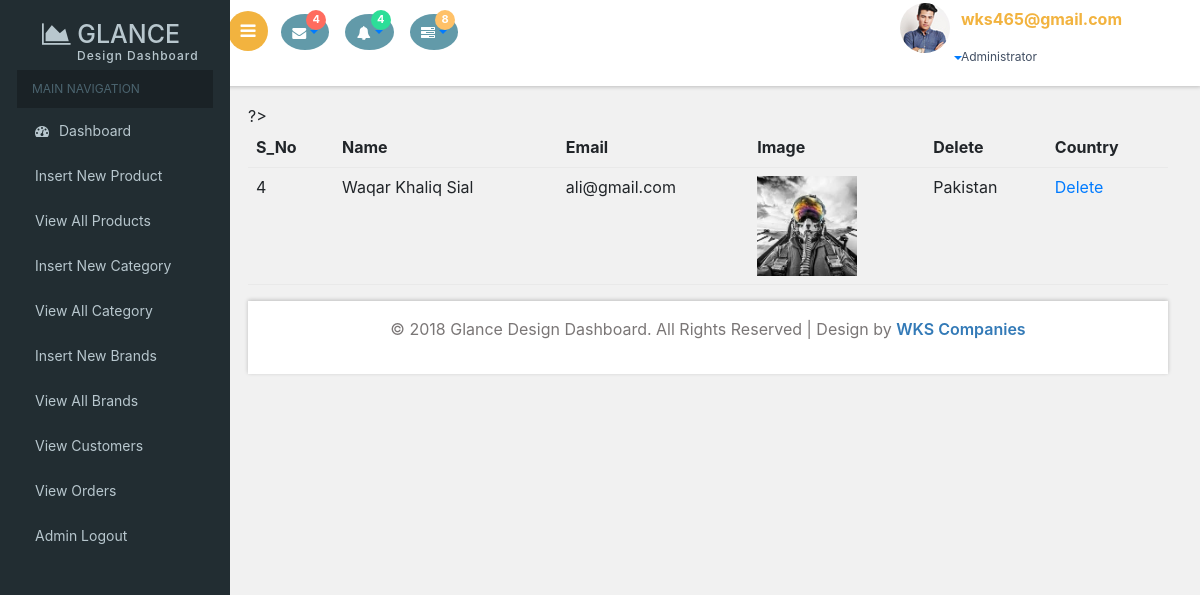
Screenshot of /Admin_area/index.php?view_customer (signed in) with the database file from the repository.
### tables this page shows
CREATE TABLE `customers` (
  `customer_id` int(10) NOT NULL,
  `customer_name` varchar(100) NOT NULL,
  `customer_email` varchar(100) NOT NULL,
  `customer_pass` varchar(100) NOT NULL,
  `customer_country` text NOT NULL,
  `customer_city` text NOT NULL,
  `customer_contact` int(20) NOT NULL,
  `customer_address` text NOT NULL,
  `cutomer_image` text NOT NULL,
  `customer_ip` varchar(100) NOT NULL
);

### Admin_area/view_customer.php (the view, shortened to what this page needs)
<!DOCTYPE html>
<html>
<head>
	<link rel="stylesheet" type="text/css" href="css/bootstrap.min.css">
</head>
<body>
<br>
<table class="table table-striped">
    <thead>
      <tr>
        <th>S_No </th>
        <th>Name</th>
        <th>Email</th>
        <th>Image </th>
        <th>Delete</th>
        <th>Country</th>
      </tr>
      <?php
      include("includes/db.php");
      $get_pro="select * from customers";
      $run=mysqli_query($con,$get_pro);
      while ($row=mysqli_fetch_array($run))
      {
      	$c_id=$row['customer_id'];
      	$c_name=$row['customer_name'];
      	$c_email=$row['customer_email'];
      	$c_image=$row['cutomer_image'];
       $c_country=$row['customer_country'];
      	 ?>
      <tr>
      	<td><?php echo $c_id; ?></td>
      	<td><?php echo $c_name; ?></td>
        <td><?php echo $c_email; ?></td>
      	<td><?php echo "<img src='../Customer/customer_photos/$c_image' width='100' height='100'>"; ?></td>
      	<td><?php echo $c_country; ?></td>
      	<td><a href="delete_customer.php?delete_customer=<?php echo $c_id; ?>">Delete</a></td>
      </tr>
	<?php } ?>
    </thead>
  </table>
</body>
</html>

### rows the page displays
customers: customer_id "4", customer_name "Waqar Khaliq Sial", customer_email "ali@gmail.com", cutomer_image (picture), customer_country "Pakistan"

### other values shown
$email=$_SESSION['admin_email'] "wks465@gmail.com"
